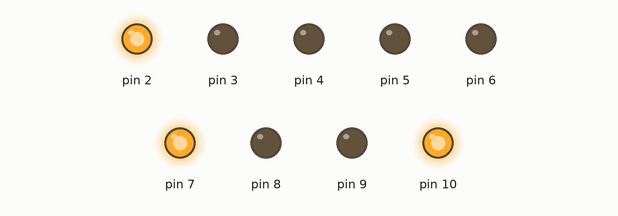
This sketch was run on a simulated Arduino Uno, built with avr-gcc and run on an emulated ATmega328P. On the bench: output pins drawn as LEDs (lit = HIGH).

Above: at 1.5 s.
At 4.5 s:
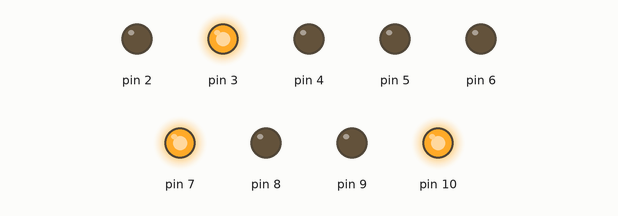
At 7.5 s:
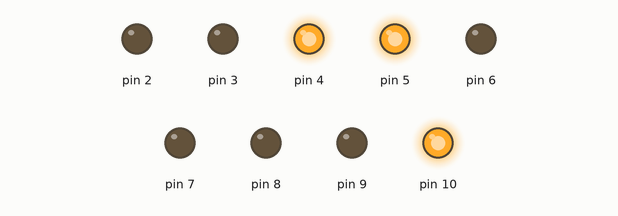
At 10.5 s:
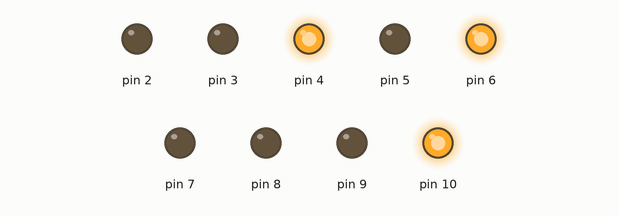
At 13.5 s:
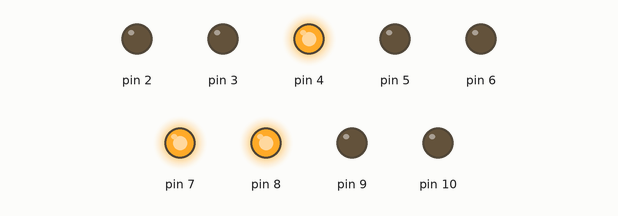
At 16.5 s:
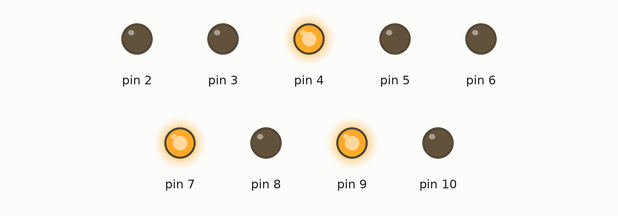
Timing chart, 0 to 20.7 s (numbered marks = the images above):
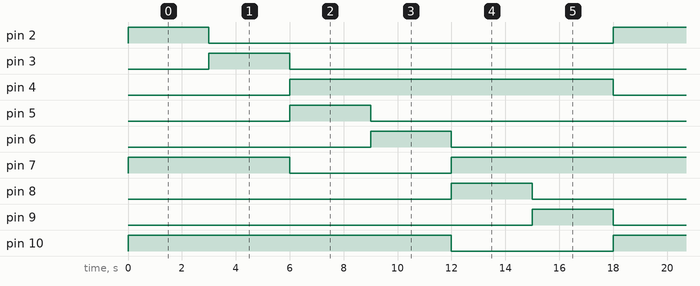

The sketch:

laboratorio_31.ino
```cpp
int c=0;

void setup() {

pinMode(2,OUTPUT);
pinMode(3,OUTPUT);
pinMode(4,OUTPUT);

pinMode(5,OUTPUT);
pinMode(6,OUTPUT);
pinMode(7,OUTPUT);

pinMode(8,OUTPUT);
pinMode(9,OUTPUT);
pinMode(10,OUTPUT);
}

void loop() {

  secuencia();

}

void secuencia(){

 do{
  digitalWrite(2, HIGH);
  digitalWrite(3, LOW);
  digitalWrite(4, LOW);
  digitalWrite(5, LOW);
  digitalWrite(6, LOW);
  digitalWrite(7, HIGH);
  digitalWrite(8, LOW);
  digitalWrite(9, LOW);
  digitalWrite(10, HIGH);
  delay(3000);

  digitalWrite(2, LOW);
  digitalWrite(3, HIGH);
  digitalWrite(4, LOW);
  digitalWrite(5, LOW);
  digitalWrite(6, LOW);
  digitalWrite(7, HIGH);
  digitalWrite(8, LOW);
  digitalWrite(9, LOW);
  digitalWrite(10, HIGH);
  delay(3000);

  digitalWrite(2, LOW);
  digitalWrite(3, LOW);
  digitalWrite(4, HIGH);
  digitalWrite(5, HIGH);
  digitalWrite(6, LOW);
  digitalWrite(7, LOW);
  digitalWrite(8, LOW);
  digitalWrite(9, LOW);
  digitalWrite(10, HIGH);
  delay(3000);


   digitalWrite(2, LOW);
  digitalWrite(3, LOW);
  digitalWrite(4, HIGH);
  digitalWrite(5, LOW);
  digitalWrite(6, HIGH);
  digitalWrite(7, LOW);
  digitalWrite(8, LOW);
  digitalWrite(9, LOW);
  digitalWrite(10, HIGH);
  delay(3000);

  digitalWrite(2, LOW);
  digitalWrite(3, LOW);
  digitalWrite(4, HIGH);
  digitalWrite(5, LOW);
  digitalWrite(6, LOW);
  digitalWrite(7, HIGH);
  digitalWrite(8, HIGH);
  digitalWrite(9, LOW);
  digitalWrite(10, LOW);
  delay(3000);

  digitalWrite(2, LOW);
  digitalWrite(3, LOW);
  digitalWrite(4, HIGH);
  digitalWrite(5, LOW);
  digitalWrite(6, LOW);
  digitalWrite(7, HIGH);
  digitalWrite(8, LOW);
  digitalWrite(9, HIGH);
  digitalWrite(10, LOW);
  delay(3000);

 }while(c=0);

}
```

Measured:
- by itself, pin 2, pin 3, pin 5, pin 6, pin 8, pin 9: alternates HIGH for 3.0 s and LOW for 15.0 s
- by itself, pin 4, pin 10: alternates HIGH for 12.0 s and LOW for 6.0 s
- by itself, pin 7: goes HIGH 6.0 s, LOW 6.0 s, HIGH 12.0 s, LOW 6.0 s, then HIGH
